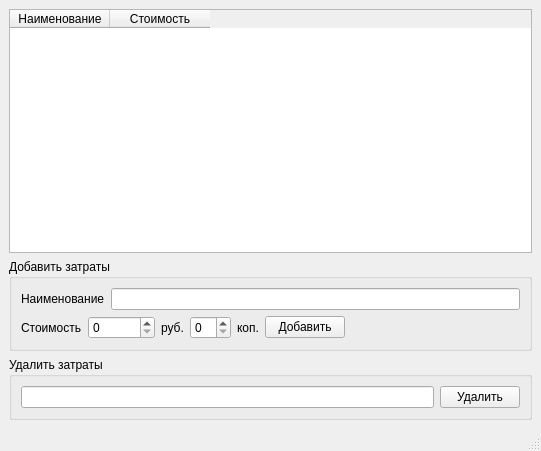
<?xml version="1.0" encoding="UTF-8"?>
<ui version="4.0">
 <class>ExpensesWindow</class>
 <widget class="QMainWindow" name="ExpensesWindow">
  <property name="geometry">
   <rect>
    <x>0</x>
    <y>0</y>
    <width>541</width>
    <height>451</height>
   </rect>
  </property>
  <property name="windowTitle">
   <string>MainWindow</string>
  </property>
  <widget class="QWidget" name="centralwidget">
   <layout class="QVBoxLayout" name="verticalLayout_3">
    <item>
     <widget class="QTableWidget" name="tw_expenses">
      <column>
       <property name="text">
        <string>Наименование</string>
       </property>
      </column>
      <column>
       <property name="text">
        <string>Стоимость</string>
       </property>
      </column>
     </widget>
    </item>
    <item>
     <widget class="QGroupBox" name="gb_add">
      <property name="title">
       <string>Добавить затраты</string>
      </property>
      <layout class="QVBoxLayout" name="verticalLayout">
       <item>
        <layout class="QHBoxLayout" name="horizontalLayout">
         <item>
          <widget class="QLabel" name="lb_add_name">
           <property name="text">
            <string>Наименование</string>
           </property>
          </widget>
         </item>
         <item>
          <widget class="QLineEdit" name="le_add_name"/>
         </item>
        </layout>
       </item>
       <item>
        <layout class="QHBoxLayout" name="horizontalLayout_2">
         <item>
          <widget class="QLabel" name="lb_price_add">
           <property name="text">
            <string>Стоимость</string>
           </property>
          </widget>
         </item>
         <item>
          <widget class="QSpinBox" name="sb_price_add_ruble">
           <property name="maximum">
            <number>1000000000</number>
           </property>
          </widget>
         </item>
         <item>
          <widget class="QLabel" name="lb_ruble">
           <property name="text">
            <string>руб.</string>
           </property>
          </widget>
         </item>
         <item>
          <widget class="QSpinBox" name="sb_price_add_kop"/>
         </item>
         <item>
          <widget class="QLabel" name="lb_kop">
           <property name="text">
            <string>коп.</string>
           </property>
          </widget>
         </item>
         <item>
          <widget class="QPushButton" name="pb_add">
           <property name="text">
            <string>Добавить</string>
           </property>
          </widget>
         </item>
         <item>
          <spacer name="horizontalSpacer">
           <property name="orientation">
            <enum>Qt::Horizontal</enum>
           </property>
           <property name="sizeHint" stdset="0">
            <size>
             <width>40</width>
             <height>20</height>
            </size>
           </property>
          </spacer>
         </item>
        </layout>
       </item>
      </layout>
     </widget>
    </item>
    <item>
     <widget class="QGroupBox" name="gb_delete">
      <property name="title">
       <string>Удалить затраты</string>
      </property>
      <layout class="QVBoxLayout" name="verticalLayout_2">
       <item>
        <layout class="QHBoxLayout" name="horizontalLayout_3">
         <item>
          <widget class="QLineEdit" name="le_delete"/>
         </item>
         <item>
          <widget class="QPushButton" name="pb_delete">
           <property name="text">
            <string>Удалить</string>
           </property>
          </widget>
         </item>
        </layout>
       </item>
      </layout>
     </widget>
    </item>
   </layout>
  </widget>
  <widget class="QMenuBar" name="menubar">
   <property name="geometry">
    <rect>
     <x>0</x>
     <y>0</y>
     <width>541</width>
     <height>21</height>
    </rect>
   </property>
  </widget>
  <widget class="QStatusBar" name="statusbar"/>
 </widget>
 <resources/>
 <connections/>
</ui>
